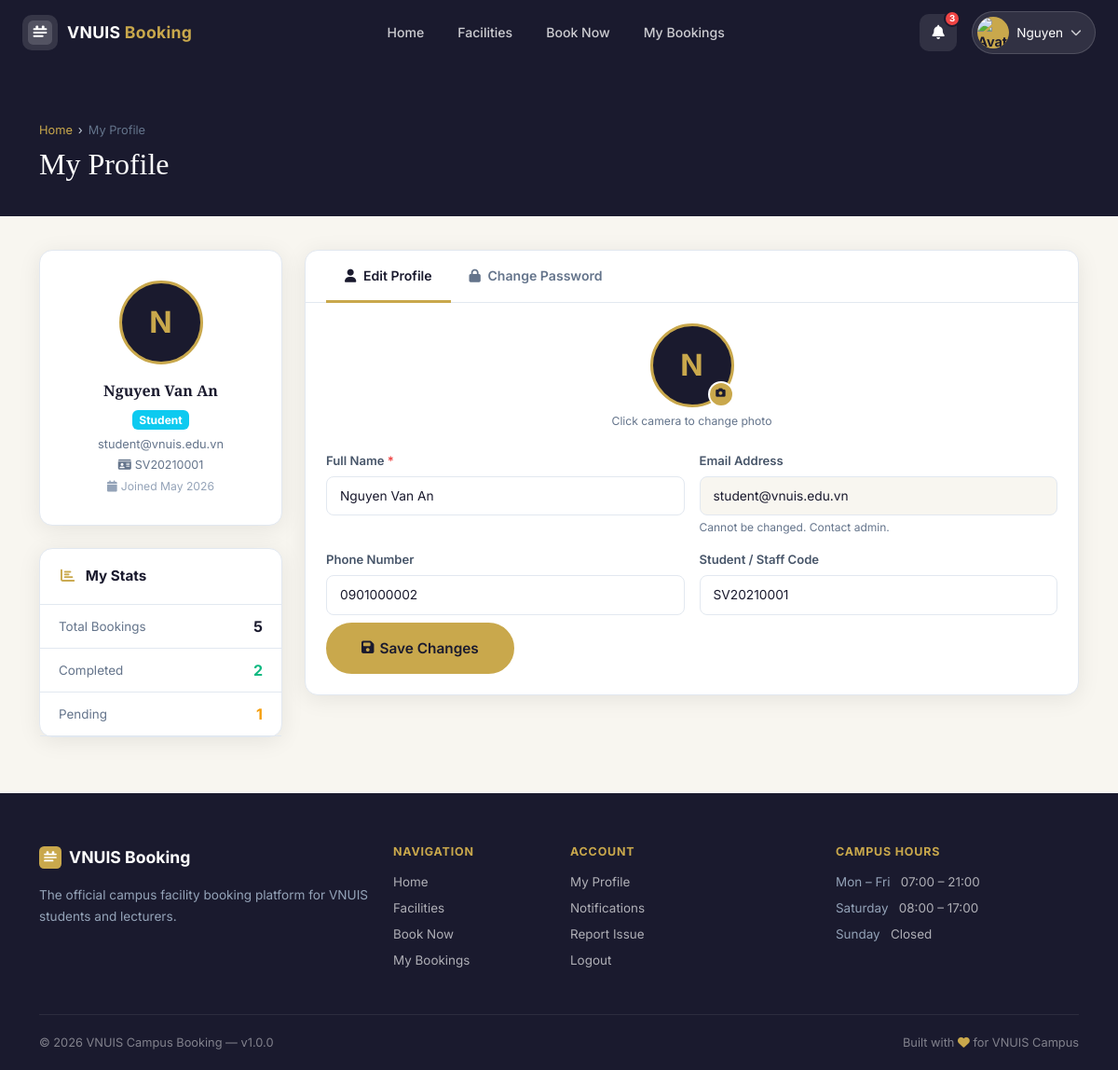
Screenshot of /views/profile/index.php (signed in) with the database file from the repository.
### tables this page shows
CREATE TABLE users (
    id           INT AUTO_INCREMENT PRIMARY KEY,
    full_name    VARCHAR(100)  NOT NULL,
    email        VARCHAR(150)  NOT NULL UNIQUE,
    password     VARCHAR(255)  NOT NULL,
    role         ENUM('student','lecturer','admin') NOT NULL DEFAULT 'student',
    student_code VARCHAR(20)   NULL,
    phone        VARCHAR(20)   NULL,
    avatar       VARCHAR(255)  NULL,
    is_active    TINYINT(1)    NOT NULL DEFAULT 1,
    created_at   DATETIME      NOT NULL DEFAULT CURRENT_TIMESTAMP,
    updated_at   DATETIME      NULL ON UPDATE CURRENT_TIMESTAMP
);

### models/User.php (called while the page is built, shortened)
<?php
require_once __DIR__ . '/../config/db.php';
class User {
    private $pdo;
    public function __construct() {
        $this->pdo = getDB();
    }
    public function findById($id) {
        $stmt = $this->pdo->prepare("SELECT id, full_name, email, role, student_code, phone, avatar, is_active, created_at, updated_at FROM users WHERE id = ? LIMIT 1");
        $stmt->execute([$id]);
        return $stmt->fetch();
    }
}

### config/db.php (called while the page is built, shortened)
<?php
function getDB() {
    static $pdo = null;
    if ($pdo === null) {
        try {
            $dsn = "mysql:host=" . DB_HOST . ";dbname=" . DB_NAME . ";charset=" . DB_CHARSET;
            $options = [
                PDO::ATTR_ERRMODE            => PDO::ERRMODE_EXCEPTION,
                PDO::ATTR_DEFAULT_FETCH_MODE => PDO::FETCH_ASSOC,
                PDO::ATTR_EMULATE_PREPARES   => false,
            ];
            $pdo = new PDO($dsn, DB_USER, DB_PASS, $options);
        } catch (PDOException $e) {
            die(json_encode(['error' => 'Database connection failed: ' . $e->getMessage()]));
        }
    }
    return $pdo;
}

### models/Booking.php (called while the page is built, shortened)
<?php
require_once __DIR__ . '/../config/db.php';
class Booking {
    private $pdo;
    public function __construct() {
        $this->pdo = getDB();
    }
    public function getByUser($userId, $status = null) {
        $sql = "SELECT b.*, f.facility_name, f.facility_type, f.location
                FROM bookings b
                JOIN facilities f ON b.facility_id = f.id
                WHERE b.user_id = ?";
        $params = [$userId];
        $sql .= " ORDER BY b.booking_date DESC, b.start_time DESC";
        $stmt = $this->pdo->prepare($sql);
        $stmt->execute($params);
        return $stmt->fetchAll();
    }
}

### views/profile/index.php (the view, shortened to what this page needs)
<?php
require_once __DIR__ . '/../../includes/functions.php';
require_once __DIR__ . '/../../models/User.php';
require_once __DIR__ . '/../../models/Booking.php';
$userModel    = new User();
$bookingModel = new Booking();
$userId       = $_SESSION['user_id'];
$user         = $userModel->findById($userId);
$activeTab = $_GET['tab'] ?? 'profile';
$myBookings    = $bookingModel->getByUser($userId);
$totalBookings = count($myBookings);
$completedCnt  = count(array_filter($myBookings, fn($b) => $b['status'] === 'completed'));
$pendingCnt    = count(array_filter($myBookings, fn($b) => $b['status'] === 'pending'));
?>
<?php include __DIR__ . '/../../includes/user_header.php'; ?>
<?php include __DIR__ . '/../../includes/user_navbar.php'; ?>
<div class="u-page">
  <div style="background:var(--u-primary);padding:60px 0 36px">
    <div class="container">
      <div class="u-breadcrumb mb-2">
        <a href="<?= APP_URL ?>/views/dashboard/index.php">Home</a>
        <span class="u-breadcrumb-sep">›</span>
        <span>My Profile</span>
      </div>
      <h1 style="font-family:var(--u-font-serif);color:#fff;font-size:2rem;margin:0">My Profile</h1>
    </div>
  </div>
  <div class="u-page-inner">
    <div class="container">
      <div class="row g-4">
        <div class="col-lg-3" data-aos="fade-up">
          <div class="u-card text-center mb-4" style="padding:32px 20px">
            <div style="position:relative;display:inline-block;margin-bottom:16px">
              <?php if (!empty($user['avatar'])): ?>
              <img src="<?= APP_URL ?>/uploads/avatars/<?= sanitize($user['avatar']) ?>"
                   id="avatarPreview"
                   style="width:90px;height:90px;border-radius:50%;object-fit:cover;border:3px solid var(--u-gold)">
              <?php else: ?>
              <div id="avatarPreview"
                   style="width:90px;height:90px;border-radius:50%;background:var(--u-primary);color:var(--u-gold);font-size:2rem;font-weight:700;display:flex;align-items:center;justify-content:center;border:3px solid var(--u-gold);margin:0 auto">
                <?= strtoupper(substr($user['full_name'],0,1)) ?>
              </div>
              <?php endif; ?>
            </div>
            <div style="font-weight:700;font-size:1rem;font-family:var(--u-font-serif)"><?= sanitize($user['full_name']) ?></div>
            <div style="margin:6px 0"><?= getRoleBadge($user['role']) ?></div>
            <div style="font-size:.8rem;color:var(--u-gray)"><?= sanitize($user['email']) ?></div>
            <?php if (!empty($user['student_code'])): ?>
            <div style="font-size:.78rem;color:var(--u-gray);margin-top:4px"><i class="fas fa-id-card me-1"></i><?= sanitize($user['student_code']) ?></div>
            <?php endif; ?>
            <div style="font-size:.76rem;color:#94A3B8;margin-top:4px"><i class="fas fa-calendar me-1"></i>Joined <?= formatDate($user['created_at'],'M Y') ?></div>
          </div>
          <div class="u-card">
            <div class="u-card-header"><span><i class="fas fa-chart-bar"></i> My Stats</span></div>
            <?php $statRows = [
              ['label'=>'Total Bookings','val'=>$totalBookings,'color'=>'var(--u-primary)'],
              ['label'=>'Completed','val'=>$completedCnt,'color'=>'#10B981'],
              ['label'=>'Pending','val'=>$pendingCnt,'color'=>'#F59E0B'],
            ]; foreach ($statRows as $sr): ?>
            <div style="display:flex;align-items:center;justify-content:space-between;padding:11px 20px;border-bottom:1px solid var(--u-border)">
              <span style="font-size:.84rem;color:var(--u-gray)"><?= $sr['label'] ?></span>
              <span style="font-weight:700;color:<?= $sr['color'] ?>"><?= $sr['val'] ?></span>
            </div>
            <?php endforeach; ?>
          </div>
        </div>
        <div class="col-lg-9" data-aos="fade-up" data-aos-delay="60">
          <div class="u-card">
            <div style="border-bottom:1px solid var(--u-border);padding:0 22px">
              <div style="display:flex;gap:0">
                <a href="?tab=profile"
                   style="display:inline-block;padding:16px 20px;font-size:.88rem;font-weight:600;border-bottom:3px solid <?= $activeTab==='profile'?'var(--u-gold)':'transparent' ?>;color:<?= $activeTab==='profile'?'var(--u-primary)':'var(--u-gray)' ?>;margin-bottom:-1px">
                  <i class="fas fa-user me-1"></i> Edit Profile
                </a>
                <a href="?tab=password"
                   style="display:inline-block;padding:16px 20px;font-size:.88rem;font-weight:600;border-bottom:3px solid <?= $activeTab==='password'?'var(--u-gold)':'transparent' ?>;color:<?= $activeTab==='password'?'var(--u-primary)':'var(--u-gray)' ?>;margin-bottom:-1px">
                  <i class="fas fa-lock me-1"></i> Change Password
                </a>
              </div>
            </div>
            <div class="u-card-body">
              <?php if ($activeTab === 'profile'): ?>
              <form method="POST" enctype="multipart/form-data" novalidate>
                <div class="row g-3">
                  <div class="col-12 text-center mb-2">
                    <div style="position:relative;display:inline-block">
                      <?php if (!empty($user['avatar'])): ?>
                      <img src="<?= APP_URL ?>/uploads/avatars/<?= sanitize($user['avatar']) ?>"
                           id="avatarPreview2"
                           style="width:90px;height:90px;border-radius:50%;object-fit:cover;border:3px solid var(--u-gold)">
                      <?php else: ?>
                      <div id="avatarPreview2"
                           style="width:90px;height:90px;border-radius:50%;background:var(--u-primary);color:var(--u-gold);font-size:2rem;font-weight:700;display:flex;align-items:center;justify-content:center;border:3px solid var(--u-gold);margin:0 auto">
                        <?= strtoupper(substr($user['full_name'],0,1)) ?>
                      </div>
                      <?php endif; ?>
                      <label for="avatarInput2"
                             style="position:absolute;bottom:0;right:0;width:28px;height:28px;background:var(--u-gold);border-radius:50%;display:flex;align-items:center;justify-content:center;cursor:pointer;border:2px solid #fff">
                        <i class="fas fa-camera" style="font-size:.65rem;color:var(--u-primary)"></i>
                      </label>
                    </div>
                    <div style="font-size:.76rem;color:var(--u-gray);margin-top:6px">Click camera to change photo</div>
                  </div>
                  <div class="col-md-6">
                    <label class="u-form-label">Full Name <span style="color:#EF4444">*</span></label>
                    <input type="text" class="u-form-control" name="full_name"
                           value="<?= sanitize($user['full_name']) ?>" required>
                  </div>
                  <div class="col-md-6">
                    <label class="u-form-label">Email Address</label>
                    <input type="email" class="u-form-control" value="<?= sanitize($user['email']) ?>" disabled
                           style="background:var(--u-off-white);cursor:not-allowed">
                    <div style="font-size:.75rem;color:var(--u-gray);margin-top:4px">Cannot be changed. Contact admin.</div>
                  </div>
                  <div class="col-md-6">
                    <label class="u-form-label">Phone Number</label>
                    <input type="tel" class="u-form-control" name="phone"
                           value="<?= sanitize($user['phone'] ?? '') ?>" placeholder="e.g. 0901234567">
                  </div>
                  <div class="col-md-6">
                    <label class="u-form-label">Student / Staff Code</label>
                    <input type="text" class="u-form-control" name="student_code"
                           value="<?= sanitize($user['student_code'] ?? '') ?>" placeholder="e.g. SV2021001">
                  </div>
                  <div class="col-12 mt-2">
                    <button type="submit" name="update_profile" value="1" class="u-btn u-btn-gold u-btn-lg">
                      <i class="fas fa-save"></i> Save Changes
                    </button>
                  </div>
                </div>
              </form>
              <?php endif; ?>
            </div>
          </div>
        </div>
      </div>
    </div>
  </div>
</div>
<?php include __DIR__ . '/../../includes/user_footer.php'; ?>

### includes/functions.php (shortened to what this page needs)
<?php
require_once __DIR__ . '/../config/db.php';
function sanitize($value) {
    return htmlspecialchars(trim((string)$value), ENT_QUOTES, 'UTF-8');
}
function formatDate($date, $format = 'd M Y') {
    $dt = new DateTime($date);
    return $dt->format($format);
}
function getRoleBadge($role) {
    $map = [
        'admin'    => 'bg-danger',
        'lecturer' => 'bg-primary',
        'student'  => 'bg-info',
    ];
    $cls = $map[$role] ?? 'bg-secondary';
    return '<span class="badge ' . $cls . '">' . ucfirst(sanitize($role)) . '</span>';
}

### assets/css/user-theme.css (style rules this page uses)
:root { --u-primary: #1a1a2e; --u-secondary: #16213e; --u-accent: #0f3460; --u-gold: #c9a84c; --u-gold-light: #f0d080; --u-white: #ffffff; --u-off-white: #f8f6f0; --u-gray: #64748B; --u-light: #F1F5F9; --u-border: #E2E8F0; --u-radius: 14px; --u-radius-sm: 8px; --u-shadow: 0 4px 24px rgba(0,0,0,.08); --u-shadow-lg: 0 12px 48px rgba(0,0,0,.14); --u-font: 'Inter', sans-serif; --u-font-serif: 'Playfair Display', serif; --u-transition: all .28s ease; --u-navbar-h: 70px; }
*, *::before, *::after { box-sizing: border-box; margin: 0; padding: 0; }
html { scroll-behavior: smooth; }
body.user-layout { font-family: var(--u-font); background: var(--u-off-white); color: var(--u-primary); min-height: 100vh; }
a { text-decoration: none; color: inherit; }
.u-page { padding-top: var(--u-navbar-h); min-height: 100vh; }
.u-page-inner { padding: 36px 0 60px; }
.u-btn-gold { background: var(--u-gold); color: var(--u-primary); border: none; border-radius: 50px; padding: 12px 28px; font-weight: 700; font-size: .9rem; cursor: pointer; transition: var(--u-transition); display: inline-flex; align-items: center; gap: 8px; font-family: var(--u-font); }
.u-btn { font-family: var(--u-font); font-weight: 600; border-radius: 50px; font-size: .84rem; padding: 9px 22px; cursor: pointer; transition: var(--u-transition); display: inline-flex; align-items: center; gap: 6px; border: 2px solid transparent; }
.u-btn-gold { background: var(--u-gold); color: var(--u-primary); border-color: var(--u-gold); }
.u-btn-lg { padding: 14px 36px; font-size: .96rem; }
.u-card { background: #fff; border-radius: var(--u-radius); border: 1px solid var(--u-border); box-shadow: var(--u-shadow); }
.u-card-header { padding: 18px 22px; border-bottom: 1px solid var(--u-border); font-weight: 700; font-size: .95rem; color: var(--u-primary); display: flex; align-items: center; justify-content: space-between; border-radius: var(--u-radius) var(--u-radius) 0 0; }
.u-card-header i { color: var(--u-gold); margin-right: 8px; }
.u-card-body { padding: 22px; }
.u-form-label { font-size: .82rem; font-weight: 600; color: #475569; margin-bottom: 6px; display: block; }
.u-form-control { font-family: var(--u-font); font-size: .86rem; border: 1.5px solid var(--u-border); border-radius: var(--u-radius-sm); padding: 10px 14px; width: 100%; background: #fff; color: var(--u-primary); transition: var(--u-transition); outline: none; }
.u-form-control::placeholder { color: #94A3B8; }
.u-breadcrumb { display: flex; align-items: center; gap: 6px; font-size: .8rem; color: var(--u-gray); margin-bottom: 4px; }
.u-breadcrumb a { color: var(--u-gold); }
.u-breadcrumb-sep { color: #cbd5e1; }

### rows the page displays
users: full_name "N", full_name "Nguyen Van An", role "Student", email "student@vnuis.edu.vn", student_code "SV20210001", created_at "May 2026", phone "0901000002"

### other values shown
$link['label'] "Home"
$link['label'] "Facilities"
$link['label'] "Book Now"
$link['label'] "My Bookings"
$unreadCount "3"
explode(' ', $_SESSION['full_name'] ?? 'User')[0] "Nguyen"
$sr['label'] "Total Bookings"
$sr['val'] "5"
$sr['label'] "Completed"
$sr['val'] "2"
$sr['label'] "Pending"
$sr['val'] "1"
APP_NAME "VNUIS Campus Booking"
APP_VERSION "1.0.0"
